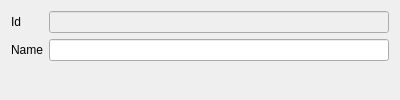
<?xml version="1.0" encoding="UTF-8"?>
<ui version="4.0">
 <class>DlgPrintSchema</class>
 <widget class="QDialog" name="DlgPrintSchema">
  <property name="geometry">
   <rect>
    <x>0</x>
    <y>0</y>
    <width>400</width>
    <height>100</height>
   </rect>
  </property>
  <property name="windowTitle">
   <string>Dialog</string>
  </property>
  <layout class="QHBoxLayout" name="horizontalLayout">
   <item>
    <layout class="QGridLayout" name="gridLayout">
     <item row="0" column="0">
      <widget class="QLabel" name="label">
       <property name="text">
        <string>Id</string>
       </property>
      </widget>
     </item>
     <item row="1" column="0">
      <widget class="QLabel" name="label_2">
       <property name="text">
        <string>Name</string>
       </property>
      </widget>
     </item>
     <item row="0" column="1">
      <widget class="QPLineEdit" name="lineEdit">
       <property name="enabled">
        <bool>false</bool>
       </property>
       <property name="field" stdset="0">
        <string>ID</string>
       </property>
      </widget>
     </item>
     <item row="1" column="1">
      <widget class="QPLineEdit" name="lineEdit_2">
       <property name="field" stdset="0">
        <string>NAME</string>
       </property>
      </widget>
     </item>
     <item row="2" column="0" colspan="2">
      <widget class="FBtnOkCancel" name="widget" native="true"/>
     </item>
    </layout>
   </item>
  </layout>
 </widget>
 <customwidgets>
  <customwidget>
   <class>FBtnOkCancel</class>
   <extends>QWidget</extends>
   <header location="global">fbtnokcancel.h</header>
   <container>1</container>
  </customwidget>
  <customwidget>
   <class>QPLineEdit</class>
   <extends>QLineEdit</extends>
   <header>qplineedit.h</header>
  </customwidget>
 </customwidgets>
 <resources/>
 <connections/>
</ui>
